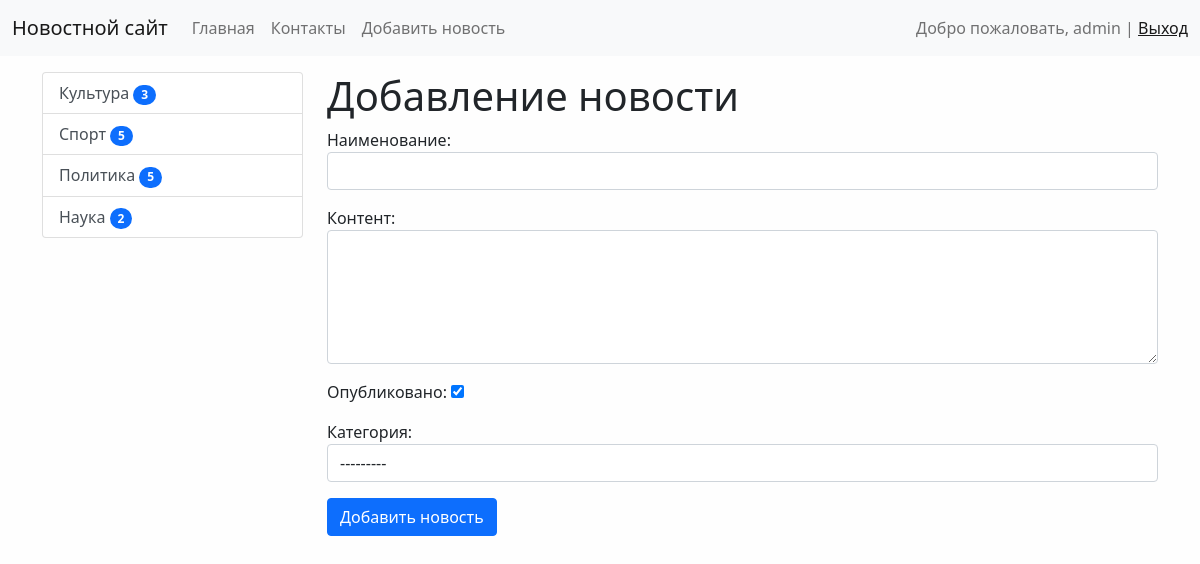
The page /news/add_news/ (signed in) on the database its author committed.
### news/models.py (models this page shows)
class Category(models.Model):
    title = models.CharField(max_length=150, db_index=True, verbose_name='Наименование категории')
    def get_absolute_url(self):
        return reverse('category', kwargs={'category_id': self.pk})
    def __str__(self):
        return self.title
    class Meta:
        verbose_name = 'Категория'
        verbose_name_plural = 'Категории'
        ordering = ['title']

### news/views.py (the view)
# urls.py: path('news/add_news/', CreateNews.as_view(), name='add_news'),
class CreateNews(LoginRequiredMixin, CreateView):
    form_class = NewsForm
    template_name = 'news/add_news.html'
    raise_exception = True

### news/forms.py (shortened to what this page needs)
class NewsForm(forms.ModelForm):
    class Meta:
        model = News
        fields = ['title', 'content', 'is_published', 'category']
        widgets = {
            'title': forms.TextInput(attrs={'class': 'form-control'}),
            'content': forms.Textarea(attrs={'class': 'form-control', 'rows': 5, }),
            'category': forms.Select(attrs={'class': 'form-control'}),
        }

### news/templatetags/news_tags.py (called while the page is built)
@register.inclusion_tag('news/list_categories.html')
def show_categories(arg1='Hello', arg2='world'):
    categories = Category.objects.annotate(cnt=Count('news', filter=F('news__is_published'))).filter(cnt__gt=0)
    return {'categories': categories, 'arg1': arg1, 'arg2': arg2}

### news/templates/news/add_news.html (shortened to what this page needs)
{% extends 'base.html' %}
{% block sidebar %}
{% include 'inc/_sidebar.html' %}
{% endblock %}
{% block content %}
<h1>Добавление новости</h1>
<form action="{% url 'add_news' %}" method="post">
    {{ form.as_p }}
    <button type="submit" class="btn btn-primary btn-block">Добавить новость</button>
</form>
{% endblock %}

### templates/inc/_nav.html (shortened to what this page needs)
<nav class="navbar navbar-expand-lg navbar-light bg-light">
    <div class="container-fluid">
        <a class="navbar-brand" href="{% url 'home' %}">Новостной сайт</a>
        <div class="collapse navbar-collapse" id="navbarSupportedContent">
            <ul class="navbar-nav me-auto mb-2 mb-lg-0">
                <li class="nav-item"><a class="nav-link" href="{% url 'home' %}">Главная</a></li>
                <li class="nav-item"><a class="nav-link" href="{% url 'contact' %}">Контакты</a></li>
                {% if request.user.is_authenticated %}
                <li class="nav-item"><a class="nav-link" href="{% url 'add_news' %}">Добавить новость</a></li>
                {% endif %}
            </ul>
            <span class="navbar-text">
                {% if request.user.is_authenticated %}
                Добро пожаловать, {{ user.username }} | <a href="{% url 'logout' %}">Выход</a>
                {% else %}
                <a href="{% url 'register' %}">Register</a> | <a href="{% url 'login' %}">Login</a>
                {% endif %}
            </span>
        </div>
    </div>
</nav>

### news/templates/news/list_categories.html
<div class="list-group">
    {% for item in categories %}
    <a href="{{ item.get_absolute_url }}" class="list-group-item list-group-item-action">{{ item.title }} <span
            class="badge bg-primary rounded-pill">{{ item.cnt }}</span></a>
    {% endfor %}
</div>

### mysite/static/css/style.css (style rules this page uses)
body { background-color: #fefefe; }

### rows shown on the page
Category: title "Культура", cnt "3"
Category: title "Спорт", cnt "5"
Category: title "Политика", cnt "5"
Category: title "Наука", cnt "2"

### other values the page prints
{{ user.username }} "admin"
